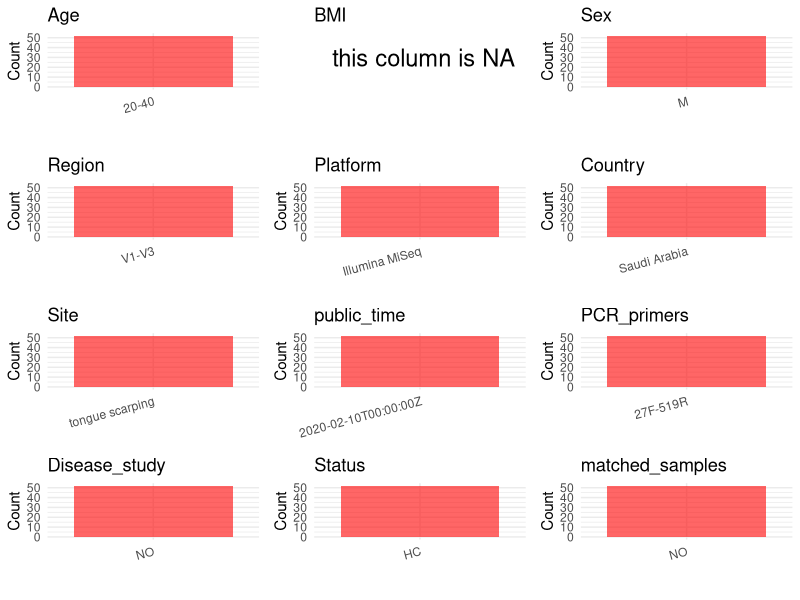

This figure's R source: (Note: this script raises an error after producing the figure.)
## ---- chunk 1
# Load necessary libraries
library(dplyr)
library(ggplot2)
library(cowplot)

# Set working directory (update this path to your local directory)
setwd("E:/bioproject_YSD/PRJNA605810")

# Read the initial metadata files
initial_meta <- read.csv("SraRunTable.csv", header = T)

# Display the first few rows of the metadata
head(initial_meta)
## ---- chunk 2
# Create a uniform metadata dataframe
metadata <- data.frame(
  BioProject = initial_meta$BioProject,
  Run = initial_meta$Run,
  sample_name = initial_meta$Sample.Name,
  Age = "20-40",
  BMI = NA,  
  Sex = "M",
  Region = "V1-V3",
  Platform = initial_meta$Instrument,
  Country = initial_meta$geo_loc_name_country,
  Site = "tongue scarping",
  public_time = initial_meta$ReleaseDate,
  stringsAsFactors = FALSE
)
## ---- chunk 3
# Add information obtained from the publication
metadata$PCR_primers <- "27F-519R"
metadata$title <- "Tongue microbiome of smokeless tobacco users"
metadata$Disease_study <- "NO"
# Assign disease status based on sample_name patterns
metadata$Status <- "HC"

# Check initial data distribution
cat("Initial sample distribution:\n")
table(metadata$sample_name)
table(metadata$Site)

# Calculate sampling frequency per subject
sample_counts <- table(metadata$sample_name)
cat("\nNumber of samples per subject:\n")
print(sample_counts)

# Create matched_samples column
metadata$matched_samples <- ifelse(metadata$sample_name %in% names(sample_counts[sample_counts >= 2]), "YES", "NO")

cat("\nMatched samples distribution:\n")
table(metadata$matched_samples)

# Identify samples for removal: single samples excluding tongue scarping
single_samples <- names(sample_counts[sample_counts == 1])
samples_to_remove <- metadata$sample_name %in% single_samples & 
                     !(metadata$Site %in% c("tongue scarping"))

cat("\nNumber of samples to be removed:", sum(samples_to_remove), "\n")

# Remove identified samples
metadata_clean <- metadata[!samples_to_remove, ]

cat("\nFinal sample distribution after cleaning:\n")
table(metadata_clean$sample_name)
table(metadata_clean$Site)
table(metadata_clean$matched_samples)

# Use cleaned dataset for subsequent analysis
metadata <- metadata_clean
## ---- chunk 4
# Check the number of unique runs and sample names
print(paste("Number of unique runs:", length(unique(metadata$Run))))
print(paste("Number of unique sample names:", length(unique(metadata$sample_name))))
## ---- chunk 5
# Select columns for visualization
plot_data <- metadata %>%
  select(-BioProject, -Run, -sample_name, -title)

# Function to create simple plots for each column
create_simple_plots <- function(data) {
  plots <- list()
  
  for (col in colnames(data)) {
    # Check if the column is all NA
    if (all(is.na(data[[col]]))) {
      # Create an empty plot with text indicating all NA
      p <- ggplot() +
        annotate("text", x = 0.5, y = 0.5, label = "this column is NA", size = 6) +
        labs(title = col) +
        theme_void()
    } else if (is.numeric(data[[col]])) {
      # Numeric variable: histogram
      p <- ggplot(data, aes(x = .data[[col]])) +
        geom_histogram(fill = "blue", alpha = 0.6, bins = 20, na.rm = TRUE) +
        labs(title = col) +
        theme_minimal()
    } else {
      # Categorical variable: bar plot (remove NA values)
      count_data <- as.data.frame(table(data[[col]], useNA = "ifany"))
      p <- ggplot(count_data, aes(x = reorder(Var1, -Freq), y = Freq)) +
        geom_col(fill = "red", alpha = 0.6) +
        labs(title = col, x = NULL, y = "Count") +
        theme_minimal() +
        theme(axis.text.x = element_text(angle = 15, hjust = 1))
    }
    plots[[col]] <- p
  }
  
  return(plots)
}

# Generate and arrange plots
plots <- create_simple_plots(plot_data)
p<-plot_grid(plots$Age, 
          plots$BMI, 
          plots$Sex, 
          plots$Region, 
          plots$Platform, 
          plots$Country, 
          plots$Site,
          plots$public_time, 
          plots$PCR_primers,
          plots$Disease_study,
          plots$Status,
          plots$matched_samples,# add 
          ncol = 3, align = "hv", axis = "lb")
ggsave("Metadata_Summary.png", plot = p, width = 8, height = 6, dpi = 150)
## ---- chunk 6
knitr::include_graphics("Metadata_Summary.png")
## ---- chunk 7
# Reorder columns to match the desired format
metadata <- metadata[, c(
  "BioProject", "Run", "sample_name", "Age", "BMI", "Sex", 
  "Region", "Platform", "Country", "Site", "public_time", 
  "PCR_primers", "title", "Disease_study", "Status", "matched_samples"
)]

# Export the uniform metadata to a CSV file
write.csv(metadata, file = "metadata.csv", quote = FALSE)
head(metadata)
